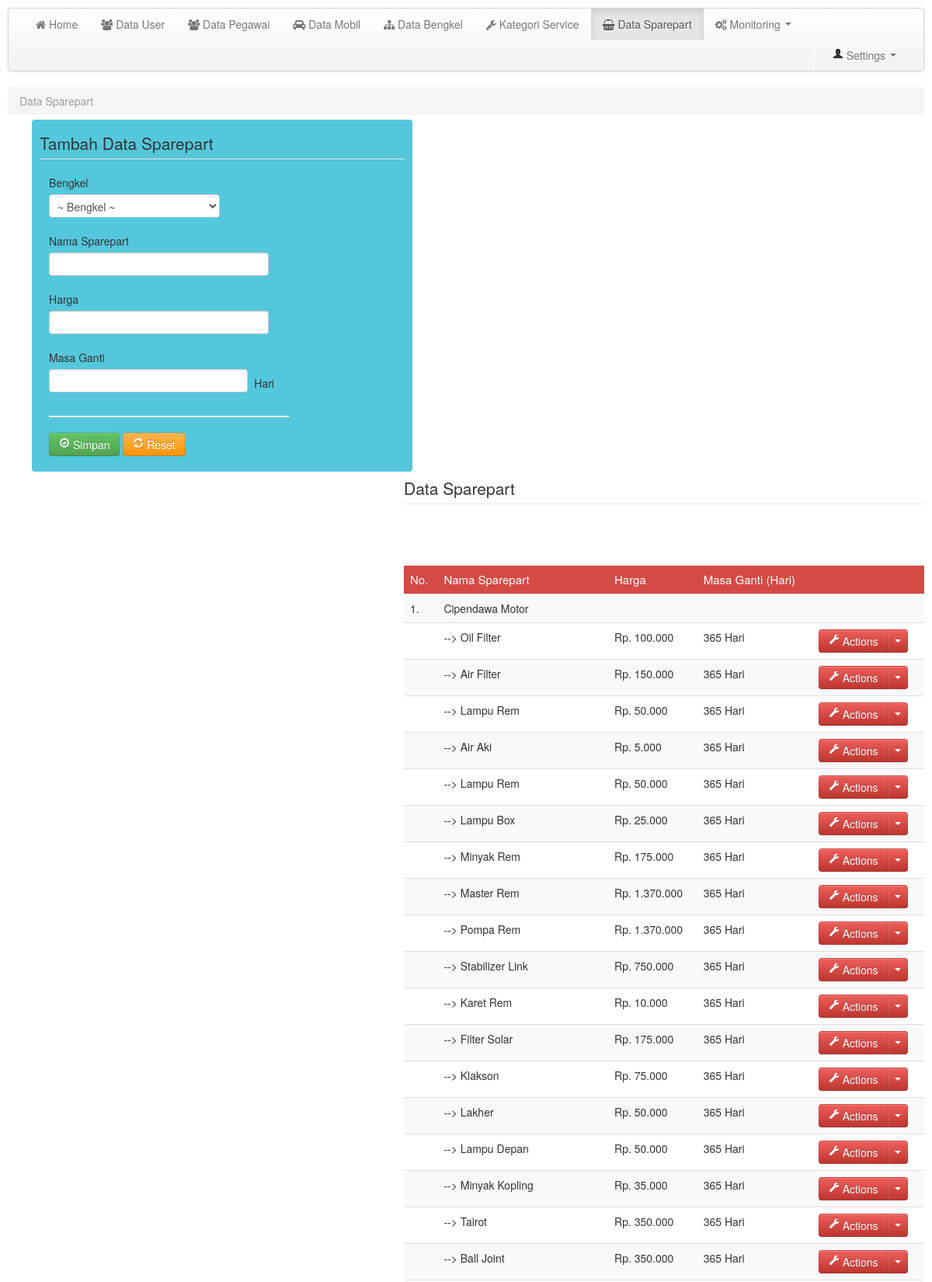
/media.php?module=data_sparepart (signed in, upper part), run on the app's committed database.
### tables this page shows
CREATE TABLE `bengkel` (
  `id_bkl` int(11) NOT NULL,
  `kode_bkl` varchar(11) NOT NULL,
  `nama_bkl` varchar(25) NOT NULL,
  `alamat` text NOT NULL,
  `no_telp` varchar(25) NOT NULL,
  `contact_person` varchar(50) NOT NULL,
  `no_kontrak` varchar(30) NOT NULL,
  `tgl_berlaku_kontrak` date NOT NULL
);

CREATE TABLE `sparepart` (
  `id_sprt` int(11) NOT NULL,
  `id_bkl` int(11) NOT NULL,
  `nama_sprt` varchar(30) NOT NULL,
  `harga_sprt` bigint(30) NOT NULL,
  `masa_ganti` smallint(4) NOT NULL
);

### config/fungsi_rupiah.php (called while the page is built, shortened)
<?php
	function format_rupiah($angka) {
		$rupiah = "Rp. ".number_format($angka,0,',','.');
		return $rupiah;
	}

### mod_sparepart/sparepart.php (the view, shortened to what this page needs)
<?php
	$aksi = "mod_sparepart/aksi_sparepart.php";
	switch ($_GET['act']) {
		default:
?>
		<section>
			<ul class="breadcrumb" style="margin-bottom:5px;">
				<li class="active">Data Sparepart</li>
			</ul>
			<div class="span5 pull-left" style="border:1px solid #fff; border-radius:5px; padding:10px; background:#54c7dc">
				<div class="row-fluid">
					<div class="span12">
						<form method="post" enctype="multipart/form-data" action="<?php echo "$aksi?module=tambah";?>">
							<legend class="span12">Tambah Data Sparepart</legend>
							<div class="span8">
								<div class="control-group">
									<label class="control-label" for="inputPassword">Bengkel</label>
									<select name="id_bkl" required>
										<div class="controls">
											<option>~ Bengkel ~</option>
										</div>
									</select>
								</div>
								<div class="control-group">
									<label class="control-label" for="inputPassword">Nama Sparepart</label>
									<div class="controls">
										<input class="span11" type="text" name="nama_sprt" required></input>
									</div>
								</div>
								<div class="control-group">
									<label class="control-label" for="inputPassword">Harga</label>
									<div class="controls">
										<input class="span11" type="text" name="harga_sprt" required></input>
									</div>
								</div>
								<div class="control-group">
									<label class="control-label" for="inputPassword">Masa Ganti</label>
									<div class="controls">
										<input class="span10" type="text" name="masa_ganti" required></input>&nbsp; Hari
									</div>
								</div>
								<hr>
								<div class="control-group">
									<div class="controls">
										<button class="btn btn-success" type="submit"><i class="icon-ok-circle icon-white"></i> Simpan</button>
										<button class="btn btn-warning" type="reset"><i class="icon-refresh icon-white"></i> Reset</button>
									</div>
								</div>
							</div>
						</form>
					</div>
				</div>
			</div>
			<div class="span7 pull-right">
				<div class="row-fluid">
					<div class="span12">
						<div id="tabel_awal">
							<fieldset>
								<legend class="span12">Data Sparepart</legend>
								<table class="table table-striped">
									<thead>
										<tr class="head3">
											<td>No.</td>
											<td>Nama Sparepart</td>
											<td>Harga</td>
											<td>Masa Ganti (Hari)</td>
											<td></td>
										</tr>
									</thead>
									<tbody>
									<?php
										$query = mysqli_query($conn, "SELECT * FROM bengkel");
										$no = 1;
										while ($r = mysqli_fetch_array($query)) {
									?>
										<tr>
											<td><?php echo $no.".";?></td>
											<td>
											<?php echo $r['nama_bkl']."<td></td><td></td><td></td><br>"; ?>
												<tr>
												<?php
													$id_bkl = $r['id_bkl'];
													$sprt = mysqli_query($conn, "SELECT * FROM sparepart, bengkel WHERE sparepart.id_bkl=bengkel.id_bkl AND sparepart.id_bkl='$id_bkl'");
													while ($sp = mysqli_fetch_array($sprt)) { ?>
													<td></td>
													<td>--> <?php echo $sp['nama_sprt']?></td>
													<td><?php echo format_rupiah($sp['harga_sprt']); ?></td>
													<td><?php echo $sp['masa_ganti'] ?> Hari</td>
													<?php if ($akses == 3) { ?>
													<td>
														<div class="btn-group">
															<a class="btn btn-danger" href="#"><i class="icon-wrench icon-white"></i> Actions</a>
															<a class="btn btn-danger dropdown-toggle" data-toggle="dropdown" href="#"><span class="caret"></span></a>
														</div>
													</td>
													<?php } ?>
												</tr>
											<?php } ?>
											</td>
										</tr>
									<?php $no++;
										}
									?>
									</tbody>
								</table>
							</fieldset>
						</div>
					</div>
				</div>
			</div>
		</section>
<?php
	break;
?>
<?php break;
	}
?>

### assets/css/custom.css (style rules this page uses)
body { background: #fff; }
nav,header,section,footer { margin:10px 10px 0 10px; }
table .head3 { background:#d54a44; color:#fff; font-size:15px; }

### data on the page
bengkel: nama_bkl "Cipendawa Motor"
sparepart: nama_sprt "Oil Filter", harga_sprt "Rp. 100.000", masa_ganti "365"
sparepart: nama_sprt "Air Filter", harga_sprt "Rp. 150.000", masa_ganti "365"
sparepart: nama_sprt "Lampu Rem", harga_sprt "Rp. 50.000", masa_ganti "365"
sparepart: nama_sprt "Air Aki", harga_sprt "Rp. 5.000", masa_ganti "365"
sparepart: nama_sprt "Lampu Rem", harga_sprt "Rp. 50.000", masa_ganti "365"
sparepart: nama_sprt "Lampu Box", harga_sprt "Rp. 25.000", masa_ganti "365"
sparepart: nama_sprt "Minyak Rem", harga_sprt "Rp. 175.000", masa_ganti "365"
sparepart: nama_sprt "Master Rem", harga_sprt "Rp. 1.370.000", masa_ganti "365"
sparepart: nama_sprt "Pompa Rem", harga_sprt "Rp. 1.370.000", masa_ganti "365"
sparepart: nama_sprt "Stabilizer Link", harga_sprt "Rp. 750.000", masa_ganti "365"
sparepart: nama_sprt "Karet Rem", harga_sprt "Rp. 10.000", masa_ganti "365"
sparepart: nama_sprt "Filter Solar", harga_sprt "Rp. 175.000", masa_ganti "365"
sparepart: nama_sprt "Klakson", harga_sprt "Rp. 75.000", masa_ganti "365"
sparepart: nama_sprt "Lakher", harga_sprt "Rp. 50.000", masa_ganti "365"
sparepart: nama_sprt "Lampu Depan", harga_sprt "Rp. 50.000", masa_ganti "365"
sparepart: nama_sprt "Minyak Kopling", harga_sprt "Rp. 35.000", masa_ganti "365"
sparepart: nama_sprt "Tairot", harga_sprt "Rp. 350.000", masa_ganti "365"
sparepart: nama_sprt "Ball Joint", harga_sprt "Rp. 350.000", masa_ganti "365"
